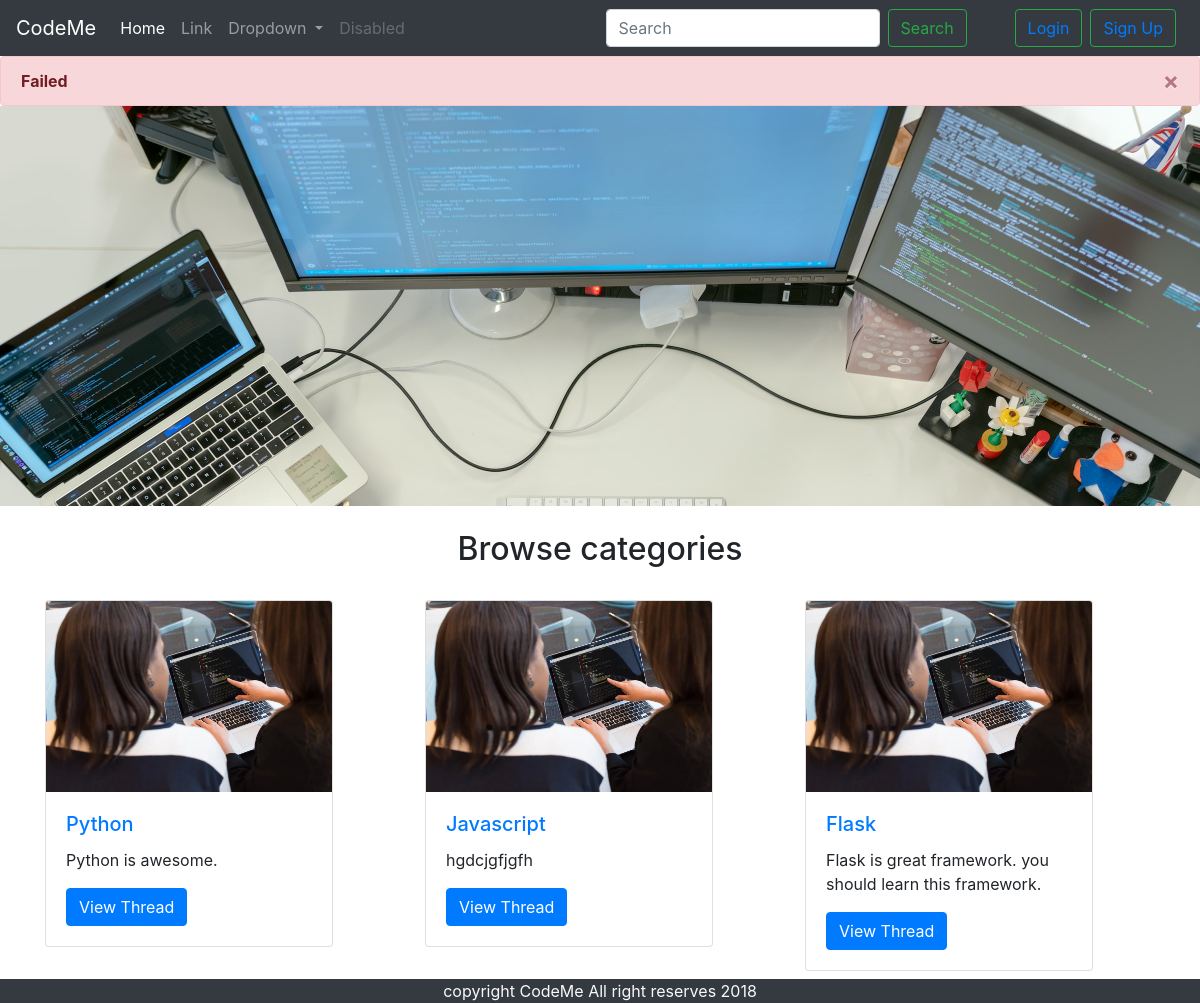
The page / on the database its author committed.
### tables this page shows
CREATE TABLE `categories` (
  `category_id` int(8) NOT NULL,
  `category_name` varchar(255) NOT NULL,
  `category_description` varchar(255) NOT NULL,
  `created` datetime NOT NULL DEFAULT current_timestamp()
);

### index.php (the view, shortened to what this page needs)
<!DOCTYPE html>
<html lang="en">
<head>
  <link rel="stylesheet" href="https://cdn.jsdelivr.net/npm/bootstrap@4.5.3/dist/css/bootstrap.min.css"
>
</head>
<body>
  <?php
            require "headers/dbconnect.php";
            require "headers/nav.php";
  ?>
  <div id="carouselExampleSlidesOnly" class="carousel slide" data-ride="carousel">
  <div class="carousel-inner">
    <div class="carousel-item active">
        <img src="img/slid-2.jfif" class="d-block w-100" alt="...">
    </div>
  </div>
</div>
  <div class="container">
    <h2 class="text-center my-4">Browse categories</h2>
    <div class="row">
      <?php
      $sql="SELECT * FROM categories";
      $result=mysqli_query($conn, $sql);
      while ($row=mysqli_fetch_assoc($result)) {
        $category_name=$row['category_name'];
        $category_desc=$row['category_description'];
        $catid=$row['category_id'];
        echo " <div class='col-md-4 my-2'>
        <div class='card' style='width: 18rem;'>
          <img src='img/slide-1.jpeg' class='card-img-top'>
          <div class='card-body'>
            <h5 class='card-title'><a href='threadlist.php?catid=".$catid."'>".$category_name."</a></h5>
            <p class='card-text'>".$category_desc."</p>
            <a href='threadlist.php?catid=".$catid."' class='btn btn-primary'>View Thread</a>
          </div>
        </div>
      </div>";
      }
      ?>
    </div>
  </div>
  <?php
            require "headers/footer.php";
  ?>
</body>
</html>

### headers/nav.php
<?php
echo "
<nav class='navbar navbar-expand-lg navbar-dark bg-dark'>
<a class='navbar-brand' href='#'>CodeMe</a>
<button class='navbar-toggler' type='button' data-toggle='collapse' data-target='#navbarSupportedContent' aria-controls='navbarSupportedContent' aria-expanded='false' aria-label='Toggle navigation'>
  <span class='navbar-toggler-icon'></span>
</button>
<div class='collapse navbar-collapse' id='navbarSupportedContent'>
  <ul class='navbar-nav mr-auto'>
    <li class='nav-item active'>
      <a class='nav-link' href='index.php'>Home <span class='sr-only'>(current)</span></a>
    </li>
    <li class='nav-item'>
      <a class='nav-link' href='#'>Link</a>
    </li>
    <li class='nav-item dropdown'>
      <a class='nav-link dropdown-toggle' href='#' id='navbarDropdown' role='button' data-toggle='dropdown' aria-haspopup='true' aria-expanded='false'>
        Dropdown
      </a>
      <div class='dropdown-menu' aria-labelledby='navbarDropdown'>
        <a class='dropdown-item' href='#'>Action</a>
        <a class='dropdown-item' href='#'>Another action</a>
        <div class='dropdown-divider'></div>
        <a class='dropdown-item' href='#'>Something else here</a>
      </div>
    </li>
    <li class='nav-item'>
      <a class='nav-link disabled' href='#' tabindex='-1' aria-disabled='true'>Disabled</a>
    </li>
  </ul>
  <form class='form-inline my-2 my-lg-0'>
    <input class='form-control mr-sm-2' type='search' placeholder='Search' aria-label='Search'>
    <button class='btn btn-outline-success my-2 my-sm-0' type='submit'>Search</button>
  </form>
  <button class='btn btn-outline-success my-2 my-sm-0 ml-5' ><a href='login.php'>Login</a></button>
  <button class='btn btn-outline-success my-2 my-sm-0 mx-2' ><a href='signup.php'>Sign Up</a></button>
</div>
</nav>";
if (isset($_GET['signupsuccess'])&& $_GET['signupsuccess']=="true") {
  echo '<div class="alert alert-success alert-dismissible fade show my-0" role="alert">
  <strong>Success</strong> You are logged in.
  <button type="button" class="close" data-dismiss="alert" aria-label="Close">
    <span aria-hidden="true">&times;</span>
  </button>
</div>';
}
else {
  echo'<div class="alert alert-danger alert-dismissible fade show my-0" role="alert">
  <strong>Failed </strong>'.$_GET['error'].'
  <button type="button" class="close" data-dismiss="alert" aria-label="Close">
    <span aria-hidden="true">&times;</span>
  </button>
</div>';
}
?>

### headers/footer.php
<div class="container-fluid bg-dark text-light">
    <p class="text-center mb-0"> copyright CodeMe All right reserves 2018</p>
</div>

### rows shown on the page
categories: category_name "Python", category_description "Python is awesome."
categories: category_name "Javascript", category_description "hgdcjgfjgfh"
categories: category_name "Flask", category_description "Flask is great framework. you should learn this framework."
